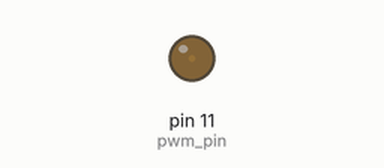
Bench run of a sketch on a simulated Arduino Uno, built with avr-gcc and run on an emulated ATmega328P. On the bench: output pins drawn as LEDs (lit = HIGH).

Above: at 0.05 s.
At 0.65 s:
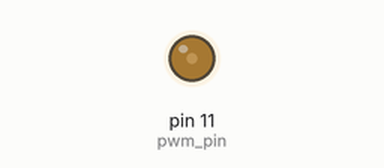
At 1.3 s:
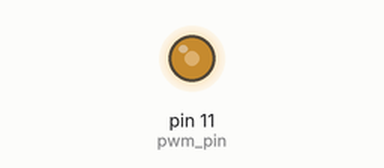
At 2.55 s:
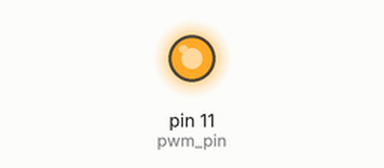
Timing chart, 0 to 5.9 s (numbered marks = the images above):
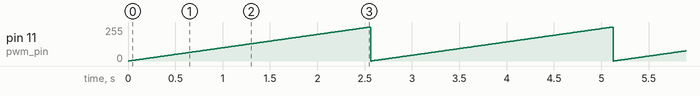

Measured:
- by itself, pin 11 (pwm_pin): ramps from 0/255 to 255/255 and jumps back, once every 2.6 s

The sketch:

PulsingLED.ino
```cpp
const int pwm_pin = 11;

void setup(){
    pinMode(pwm_pin, OUTPUT);
}

void loop(){
    int duty = 0;
    for (duty = 0; duty < 256; duty++){
        analogWrite(11, duty);
        delay(10);
    }
}
```
